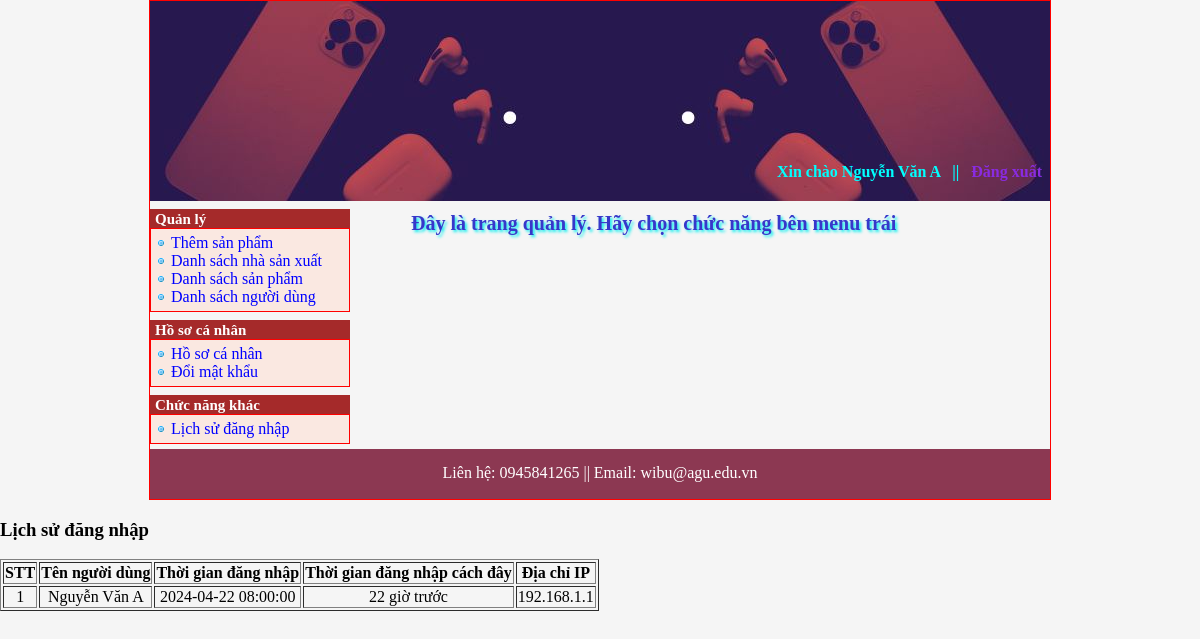
Page /Admin/lichsudangnhap.php (signed in) on the committed database.
### tables this page shows
CREATE TABLE `tbl_lichsudangnhap` (
  `MaLichSuDangNhap` int(10) NOT NULL AUTO_INCREMENT,
  `MaNguoiDung` int(10) NOT NULL,
  `TenNguoiDung` varchar(50) NOT NULL,
  `ThoiGianDangNhap` datetime NOT NULL,
  `DiaChiIP` varchar(50) NOT NULL,
  PRIMARY KEY (`MaLichSuDangNhap`),
  CONSTRAINT `FK_NguoiDung_LichSuDangNhap` FOREIGN KEY (`MaNguoiDung`) REFERENCES `tbl_nguoidung` (`MaNguoiDung`)
);

### Admin/lichsudangnhap.php (the view, shortened to what this page needs)
<?php
    include_once("index.php");
    $MaNguoiDung = $_SESSION['MaND'];
    $sql_lichsu = "SELECT * FROM tbl_lichsudangnhap WHERE MaNguoiDung = ?";
    $stmt = $connect->prepare($sql_lichsu);
    $stmt->bind_param("s", $MaNguoiDung);
    $stmt->execute();
    $result_lichsu = $stmt->get_result();
?>
<!DOCTYPE html>
<html lang="en">
<head>
</head>
<body>
    <h3>Lịch sử đăng nhập</h3>
    <table border="1">
        <tr>
            <th>STT</th>
            <th>Tên người dùng</th>
            <th>Thời gian đăng nhập</th>
            <th>Thời gian đăng nhập cách đây</th>
            <th>Địa chỉ IP</th>
        </tr>
        <?php
            if ($result_lichsu->num_rows > 0) {
                $stt = 1;
                while ($row = $result_lichsu->fetch_assoc()) {
                    echo "<tr>";
                    echo "<td align='center'>" . $stt++ . "</td>";
                    echo "<td align='center'>" . $row['TenNguoiDung'] . "</td>";
                    echo "<td align='center'>" . $row['ThoiGianDangNhap'] . "</td>";
                    $thoi_gian_hien_tai = time();
                    $thoi_gian_dang_nhap = strtotime($row['ThoiGianDangNhap']);
                    $thoi_gian_cach_day = $thoi_gian_hien_tai - $thoi_gian_dang_nhap;
                    $gio_cach_day = floor($thoi_gian_cach_day / (60 * 60));
                    echo "<td align='center'>" . $gio_cach_day . " giờ trước</td>";
                    echo "<td align='center'>" . $row['DiaChiIP'] . "</td>";
                    echo "</tr>";
                }
            } else {
                echo "<tr><td colspan='5'>Không có lịch sử đăng nhập</td></tr>";
            }
        ?>
    </table>
</body>
</html>

### Admin/css/style.css (style rules this page uses)
body { margin: 0; background-color: whitesmoke; }

### rows in the picture
tbl_lichsudangnhap: TenNguoiDung "Nguyễn Văn A", ThoiGianDangNhap "2024-04-22 08:00:00", DiaChiIP "192.168.1.1"

### other values in the picture
$_SESSION['HoTen'] "Nguyễn Văn A"
